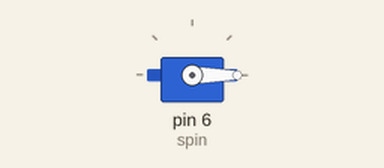
Simulated run of this sketch. Board: Arduino Uno, built with avr-gcc and run on an emulated ATmega328P. Shown: servo.

Above: at 0.05 s.
At 1.75 s:
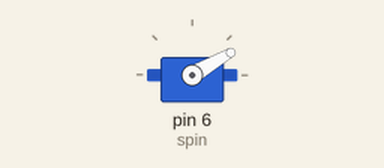
At 3.5 s:
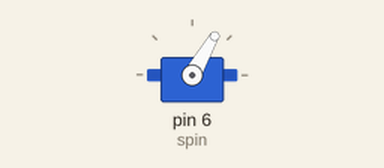
At 7.0 s:
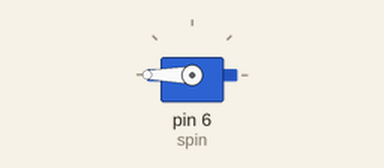
Timing chart, 0 to 9.1 s (numbered marks = the images above):
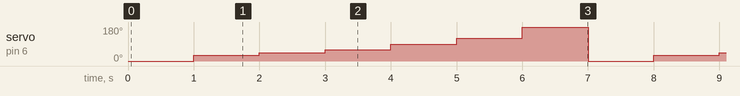

The sketch:

ServoControl.ino
```cpp
#include <Servo.h>
Servo servo1;
int spin = 6;
void setup() {
  // put your setup code here, to run once:
servo1.attach(spin);
}

void loop() {
  // put your main code here, to run repeatedly:
servo1.write(0);
delay(1000);
servo1.write(30);
delay(1000);
servo1.write(45);
delay(1000);
servo1.write(60);
delay(1000);
servo1.write(90);
delay(1000);
servo1.write(120);
delay(1000);
servo1.write(180);
delay(1000);
}
```

Measured:
- by itself, servo on pin 6 (spin): repeats every 7.0 s: 45° 1.0 s, 60° 1.0 s, 90° 1.0 s, 120° 1.0 s, 180° 1.0 s, 0° 1.0 s, 30° 1.0 s
